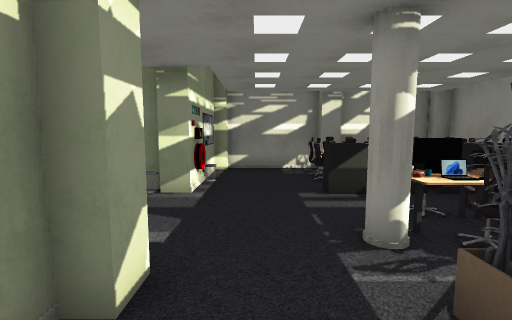
[1] (above)

14 first-person views from a walk through a Unity game level. The camera is 1.5 m above the floor, tilts 6° down and sees 85° across. The floor is counted in squares, 1 m on a side. Each view is taken from the middle of a square. On the plan, view 1 faces up. The plan holds only what a view shows up to about 14 squares ahead; the rest is blank. The place goes on beyond the plan. The player is left out. Some surface patterns are stand-ins.

[2]
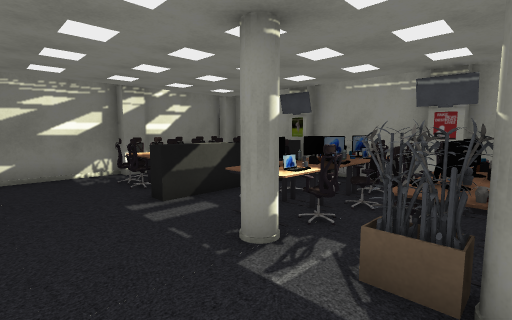

[3]
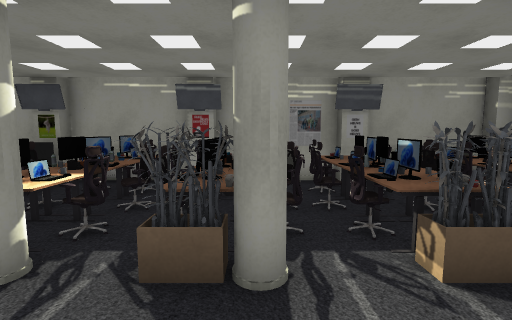

[4]
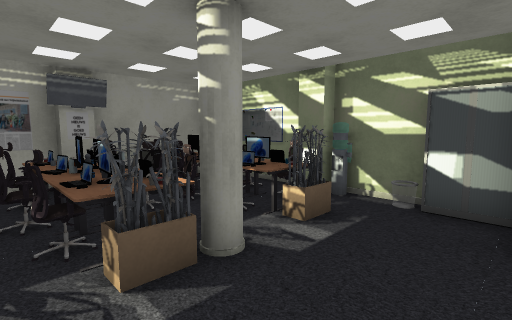

[5]
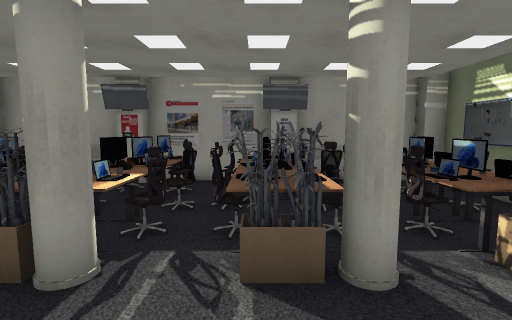

[6]
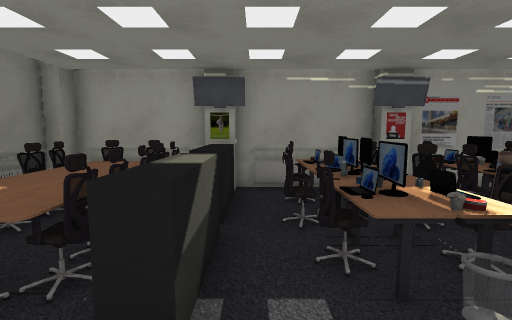

[7]
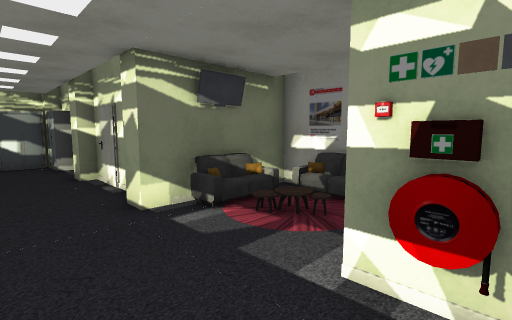

[8]
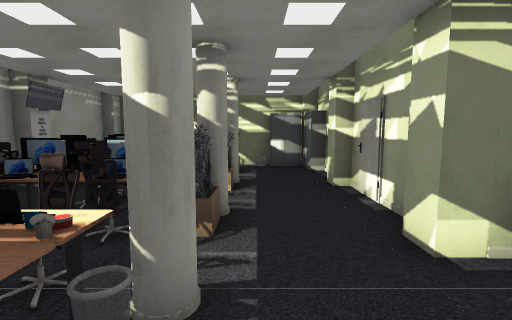

[9]
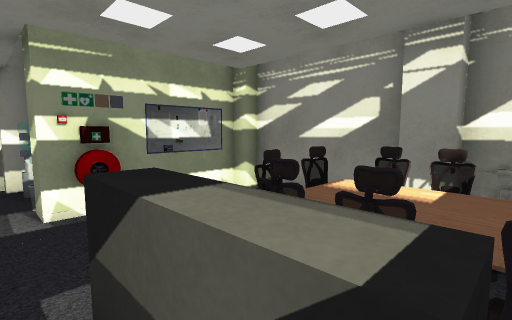

[10]
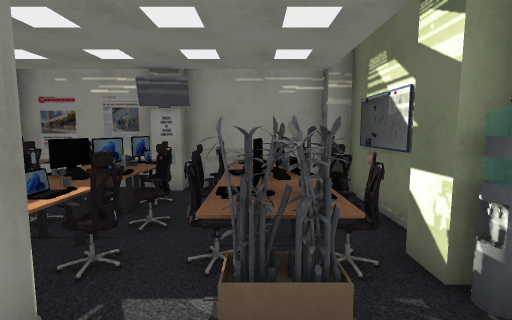

[11]
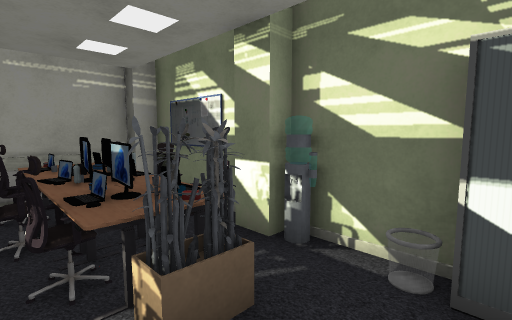

[12]
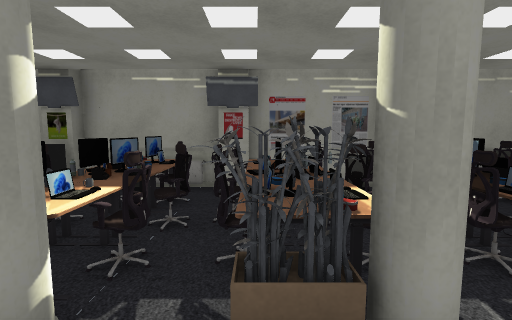

[13]
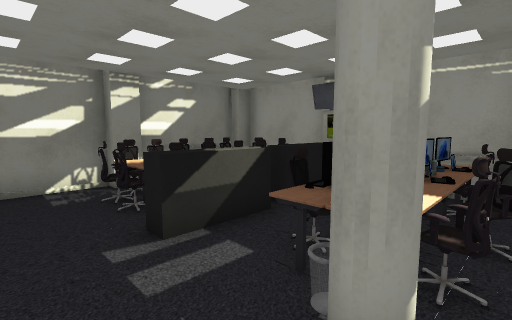

[14]
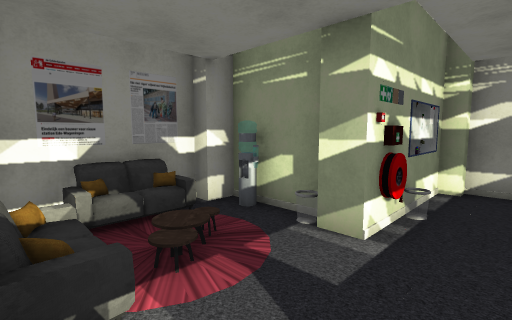

### Floor plan
Key: @ floor where view 1 was taken; # wall or solid block; . floor; ^ raised ledge; v drop or lower ground; O other object.
Columns run from 5 left of view 1 to 8 right of it. Each row starts with its distance up from view 1.
 11    ###########
 10    #...OOOOO##
  9    O...OOOOO#
  8    OO..OOOOO#
  7 #O#O...^^^^^##
  6 #.......O..O##
  5 #.O....O OOO##
  4 #v.....OOOOO##
  3 ##OO#...OOO.##
  2    ##..OOOOO #
  1    #...OOO OO#
  0    #.@..OOOO##
 -1    #...OOOOO##
 -2    #...OOOOO##
 -3    #....OOOO##
 -4    #O..OOOOO##
 -5     O..OOOOO##
 -6     #O#O######

Where each view was taken, in squares from view 1:
view 1: 0 up, 0 right, facing up
view 2: 1 up, 1 left, facing up-right
view 3: 1 up, 1 left, facing right
view 4: 0 up, 1 left, facing down-right
view 5: 1 down, 1 left, facing right
view 6: 6 up, 0 right, facing right
view 7: 8 up, 1 right, facing down-left
view 8: 6 up, 1 right, facing down
view 9: 6 up, 4 right, facing up-left
view 10: 4 down, 0 right, facing right
view 11: 3 down, 0 right, facing down-right
view 12: 2 up, 0 right, facing right
view 13: 3 up, 0 right, facing up-right
view 14: 3 up, 0 right, facing up-left
